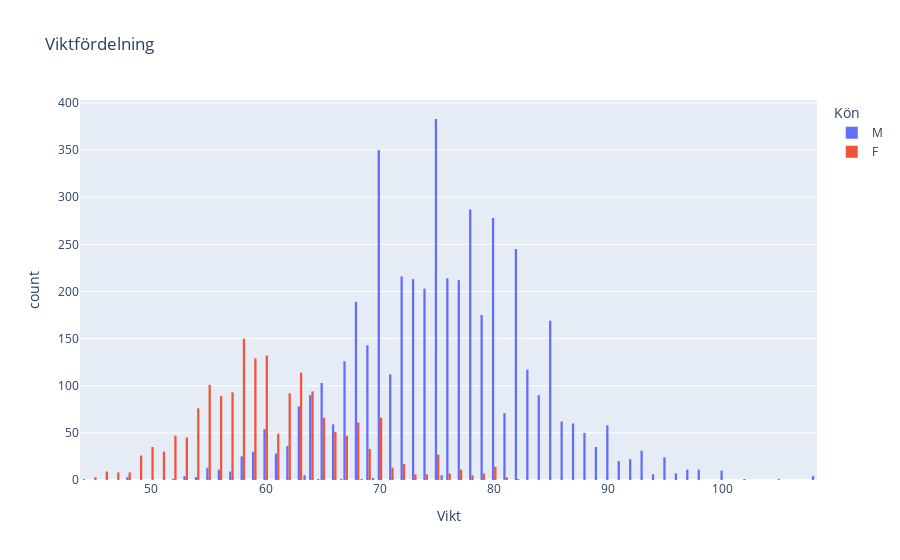

Notebook cell for this chart:
### Code cell
plots.weight_histogram(sport_data)

### Figure 1 — Plotly figure (JSON) as saved in the notebook; plotly's stock layout.template omitted (floating-point values rounded to 4 significant figures; data arrays with more than 128 entries replaced by an {"elided": "..."} marker saying what was removed)
{"data": [{"alignmentgroup": "True", "bingroup": "x", "hovertemplate": "Kön=M<br>Vikt=%{x}<br>count=%{y}<extra></extra>", "legendgroup": "M", "marker": {"color": "#636efa", "pattern": {"shape": ""}}, "name": "M", "offsetgroup": "M", "orientation": "v", "showlegend": true, "type": "histogram", "x": {"elided": "8735 float values"}, "xaxis": "x", "yaxis": "y"}, {"alignmentgroup": "True", "bingroup": "x", "hovertemplate": "Kön=F<br>Vikt=%{x}<br>count=%{y}<extra></extra>", "legendgroup": "F", "marker": {"color": "#EF553B", "pattern": {"shape": ""}}, "name": "F", "offsetgroup": "F", "orientation": "v", "showlegend": true, "type": "histogram", "x": {"elided": "2000 float values"}, "xaxis": "x", "yaxis": "y"}], "layout": {"barmode": "group", "legend": {"title": {"text": "Kön"}, "tracegroupgap": 0}, "title": {"text": "Viktfördelning"}, "xaxis": {"anchor": "y", "domain": [0, 1], "title": {"text": "Vikt"}}, "yaxis": {"anchor": "x", "domain": [0, 1], "title": {"text": "count"}}}}
